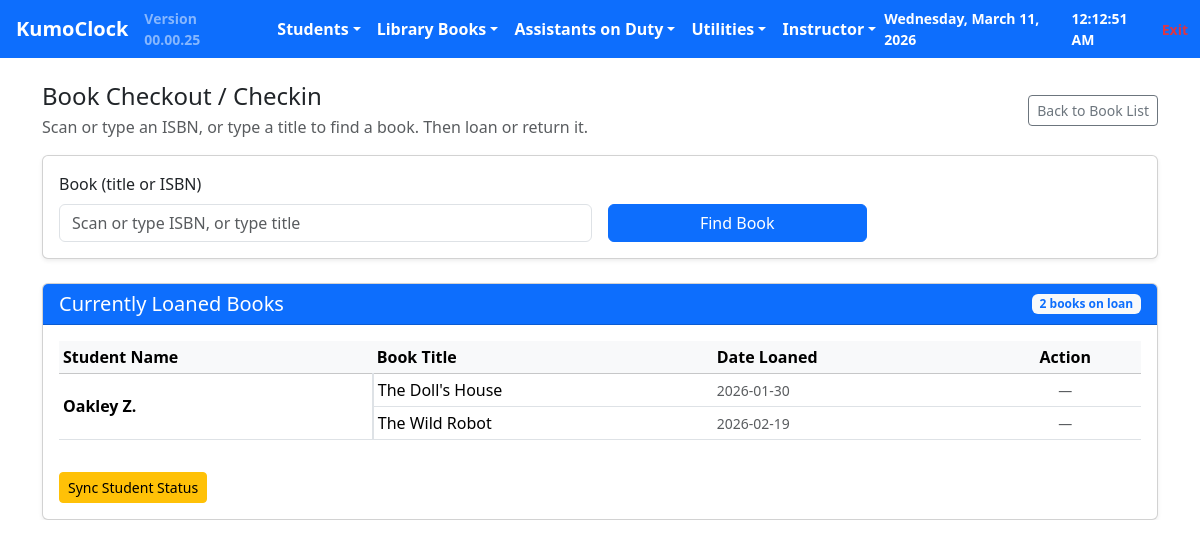
The page /books/loan on the database its author committed.
### tables this page shows
CREATE TABLE "students" (
            id INTEGER PRIMARY KEY AUTOINCREMENT,
            name TEXT,
            subject TEXT,
            level TEXT,
            book_loaned INTEGER,
            paper_ws INTEGER,
            email TEXT,
            phone TEXT,
            active INTEGER DEFAULT 1,
            whatsapp TEXT,
            math_goal TEXT,
            math_ws_per_week INTEGER DEFAULT 0,
            reading_goal TEXT,
            reading_ws_per_week INTEGER DEFAULT 0,
            el INTEGER DEFAULT 0,
            pi INTEGER DEFAULT 0,
            v INTEGER DEFAULT 0,
            day1 TEXT,
            day2 TEXT,
            day1_time TEXT,
            day2_time TEXT
        , math_worksheets_per_week INTEGER DEFAULT 0, reading_worksheets_per_week INTEGER DEFAULT 0, owner_user_id INTEGER DEFAULT 1 
                REFERENCES users(id) ON DELETE CASCADE);

CREATE TABLE book_loans (
                id INTEGER PRIMARY KEY AUTOINCREMENT,
                book_id INTEGER NOT NULL,
                student_id INTEGER NOT NULL,
                checkout_date TEXT NOT NULL,
                return_date TEXT,
                FOREIGN KEY(book_id) REFERENCES books(id),
                FOREIGN KEY(student_id) REFERENCES students(id)
            );

CREATE TABLE books (
        id INTEGER PRIMARY KEY AUTOINCREMENT,
        title TEXT,
        author TEXT,
        isbn TEXT,
        available INTEGER,
        reading_level TEXT
    , copies INTEGER DEFAULT 1, isbn13 TEXT, publisher TEXT, borrower_id INTEGER REFERENCES students(id), owner_user_id INTEGER DEFAULT 1 
                REFERENCES users(id) ON DELETE CASCADE);

### routes/books.py (the view)
    @app.route("/books/loan")
    def books_loan_page():
        from datetime import datetime
        loaned_books = get_loaned_books_detailed()
        books_by_student = {}
        for row in loaned_books:
            student_name = row['student_name']
            book_title = row['book_title']
            checkout_date = row['checkout_date']
            student_id = row['student_id']
            book_id = row['book_id']
            loan_id = row['loan_id']
            if student_name not in books_by_student:
                books_by_student[student_name] = []
            try:
                date_obj = datetime.fromisoformat(checkout_date.replace('Z', '+00:00'))
                formatted_date = date_obj.strftime('%Y-%m-%d')
            except:
                formatted_date = checkout_date[:10] if len(checkout_date) >= 10 else checkout_date
            books_by_student[student_name].append({
                'title': book_title,
                'checkout_date': formatted_date,
                'student_id': student_id,
                'book_id': book_id,
                'loan_id': loan_id,
                'show_clear': bool(row.get('show_clear')),
            })
        return render_template(
            "book_loan.html",
            books_by_student=books_by_student,
            total_loans=len(loaned_books)
        )

### app.py (called while the page is built)
@app.before_request
def before_request_auth():
    g.current_user = None
    if 'user_id' in session:
        g.current_user = auth_manager.get_user_by_id(session['user_id'])
        if not g.current_user or not g.current_user.is_active:
            session.clear()
            g.current_user = None

@app.before_request
def before_request_profiler():
    g.start_time = datetime.now()

@app.after_request
def after_request_profiler(response):
    from flask import g
    endpoint = request.path
    profiler.log_request(request.method, endpoint, response.status_code)
    return response

@app.after_request
def add_no_cache_headers(response):
    response.headers['Cache-Control'] = 'no-store, no-cache, must-revalidate, max-age=0'
    response.headers['Pragma'] = 'no-cache'
    response.headers['Expires'] = '0'
    return response

@app.context_processor
def inject_now():
    now = datetime.now()
    return dict(
        date_str=now.strftime("%A, %B %d, %Y"),
        time_str=now.strftime("%I:%M:%S %p"),
    )

@app.context_processor
def inject_dynamic_lists():
    from routes.api import active_students_cache, checked_out_cache
    return dict(active_list=active_students_cache, checked_list=checked_out_cache)

@app.context_processor
def inject_current_user():
    return dict(
        current_user=g.get('current_user'),
        user_session=session
    )

@app.context_processor
def inject_app_version():
    return dict(app_version=_ensure_version_up_to_date())

def _find_latest_source_mtime(base_dir):
    ignore_dirs = {
        '.venv', '__pycache__', '.git', 'build', 'dist', 'data',
        'exports', 'uploads', 'assets', 'static', 'templates\\static'
    }
    latest = 0.0
    for root, dirs, files in os.walk(base_dir):
        rel_root = os.path.relpath(root, base_dir)
        if rel_root == '.':
            rel_root = ''
        rel_parts = rel_root.split(os.sep) if rel_root else []
        if any(part in ignore_dirs for part in rel_parts):
            dirs[:] = []
            continue
        for fname in files:
            if fname == 'VERSION':
                continue
            fpath = os.path.join(root, fname)
            try:
                mtime = os.path.getmtime(fpath)
                if mtime > latest:
                    latest = mtime
            except Exception:
                continue
    return latest

### templates/book_loan.html (shortened to what this page needs)
{% extends "base.html" %}
{% block content %}
<div class="container mt-4">
  <div class="d-flex justify-content-between align-items-center mb-3">
    <div>
      <h4 class="mb-1"> Book Checkout / Checkin</h4>
      <p class="text-muted mb-0">Scan or type an ISBN, or type a title to find a book. Then loan or return it.</p>
    </div>
    <a class="btn btn-outline-secondary btn-sm" href="{{ url_for('books_list') }}"> Back to Book List</a>
  </div>
  <div class="card shadow-sm mb-3">
    <div class="card-body">
      <div class="row g-3 align-items-end">
        <div class="col-md-6">
          <label class="form-label">Book (title or ISBN)</label>
          <input type="text" id="bookSearch" class="form-control" placeholder="Scan or type ISBN, or type title">
        </div>
        <div class="col-md-3">
          <button class="btn btn-primary w-100" id="findBookBtn"> Find Book</button>
        </div>
      </div>
    </div>
  </div>
</div>
<div class="container mt-4">
  <div class="card shadow-sm">
    <div class="card-header bg-primary text-white d-flex justify-content-between align-items-center">
      <h5 class="mb-0"> Currently Loaned Books</h5>
      <span class="badge bg-light text-primary">{{ total_loans }} books on loan</span>
    </div>
    <div class="card-body">
      {% if books_by_student and books_by_student|length > 0 %}
      <div class="table-responsive">
        <table class="table table-sm table-hover align-middle">
          <thead class="table-light">
            <tr>
              <th>Student Name</th>
              <th>Book Title</th>
              <th>Date Loaned</th>
              <th class="text-center">Action</th>
            </tr>
          </thead>
          <tbody>
            {% for student_name, books in books_by_student.items() %}
              {% for book in books %}
              <tr>
                {% if loop.first %}
                <td rowspan="{{ books|length }}" class="fw-bold align-middle" style="vertical-align: middle; border-right: 2px solid #dee2e6;">
                  {{ student_name }}
                </td>
                {% endif %}
                <td>{{ book.title }}</td>
                <td><small class="text-muted">{{ book.checkout_date }}</small></td>
                <td class="text-center">
                  {% if book.show_clear %}
                  <button
                    type="button"
                    class="btn btn-outline-danger btn-sm"
                    onclick='clearLoan({{ book.book_id }}, {{ book.student_id }}, {{ book.title|tojson }}, {{ student_name|tojson }})'
                    title="Clear this loan for this student"
                  >
                    <i class="bi bi-x-circle"></i> Clear
                  </button>
                  {% else %}
                  <span class="text-muted small">—</span>
                  {% endif %}
                </td>
              </tr>
              {% endfor %}
            {% endfor %}
          </tbody>
        </table>
      </div>
      <div class="mt-3">
        <button type="button" class="btn btn-warning btn-sm" onclick="syncBookStatus()" title="Sync the 'B' icon status for all students">
           Sync Student Status
        </button>
      </div>
      {% else %}
      <div class="alert alert-info mb-0">
        <i class="bi bi-info-circle"></i> No books are currently on loan.
      </div>
      {% endif %}
    </div>
  </div>
</div>
{% endblock %}

### templates/base.html (style rules this page uses)
html, body { width: 100%; overflow-x: hidden; margin: 0; padding: 0; }
body { overflow-x: hidden; }

### rows shown on the page
book_loans: title "The Doll's House", checkout_date "2026-01-30"
students: name "Oakley Z."
book_loans: title "The Wild Robot", checkout_date "2026-02-19"

### other values the page prints
{{ app_version }} "00.00.25"
{{ total_loans }} "2"
